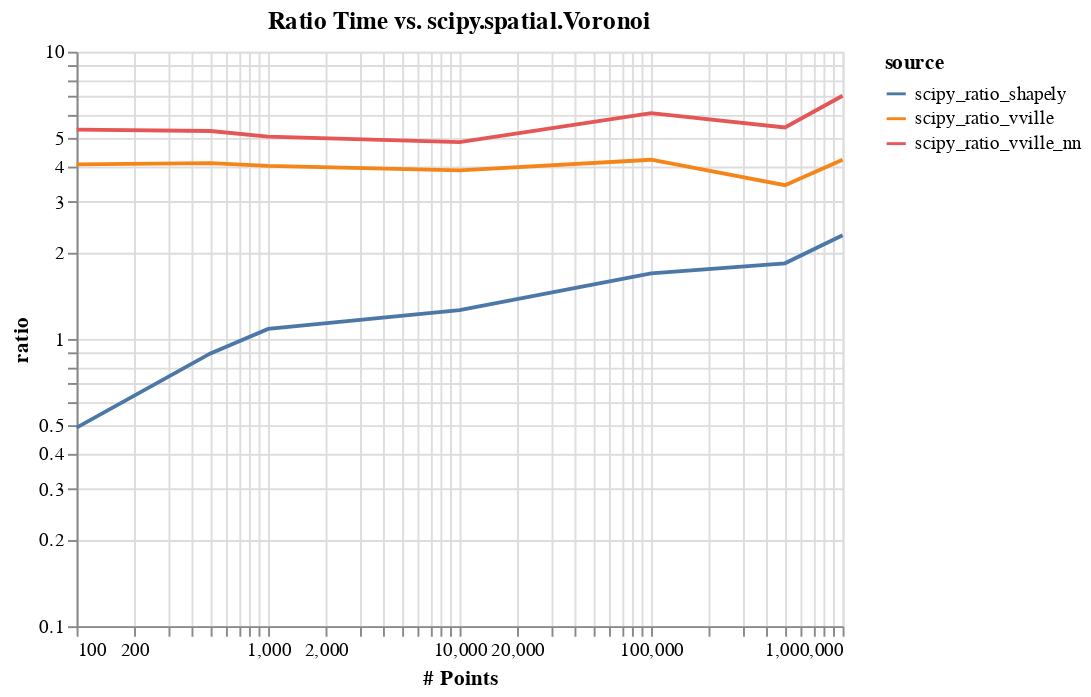

Write notebook code for a chart like this one.
### Code cell
alt.Chart(
    ratio_data, title="Ratio Time vs. scipy.spatial.Voronoi"
).mark_line().encode(
    x=alt.X("size", title="# Points", scale=alt.Scale(type="log")),
    y=alt.Y("ratio", scale=alt.Scale(type="log")),
    color="source",
)

### Figure 1 — Vega-Lite specification as saved in the notebook (floating-point values rounded to 4 significant figures)
{"config": {"view": {"continuousWidth": 400, "continuousHeight": 300}}, "data": {"name": "data-b455847389e5a41f7fbc33769b58bb81"}, "mark": "line", "encoding": {"color": {"field": "source", "type": "nominal"}, "x": {"field": "size", "scale": {"type": "log"}, "title": "# Points", "type": "quantitative"}, "y": {"field": "ratio", "scale": {"type": "log"}, "type": "quantitative"}}, "title": "Ratio Time vs. scipy.spatial.Voronoi", "$schema": "https://vega.github.io/schema/vega-lite/v4.17.0.json", "datasets": {"data-b455847389e5a41f7fbc33769b58bb81": [{"size": 100, "source": "scipy_ratio_shapely", "ratio": 0.4913}, {"size": 100, "source": "scipy_ratio_vville", "ratio": 4.052}, {"size": 100, "source": "scipy_ratio_vville_nn", "ratio": 5.357}, {"size": 500, "source": "scipy_ratio_shapely", "ratio": 0.8905}, {"size": 500, "source": "scipy_ratio_vville", "ratio": 4.094}, {"size": 500, "source": "scipy_ratio_vville_nn", "ratio": 5.297}, {"size": 1000, "source": "scipy_ratio_shapely", "ratio": 1.084}, {"size": 1000, "source": "scipy_ratio_vville", "ratio": 4.003}, {"size": 1000, "source": "scipy_ratio_vville_nn", "ratio": 5.061}, {"size": 10000, "source": "scipy_ratio_shapely", "ratio": 1.259}, {"size": 10000, "source": "scipy_ratio_vville", "ratio": 3.861}, {"size": 10000, "source": "scipy_ratio_vville_nn", "ratio": 4.843}, {"size": 100000, "source": "scipy_ratio_shapely", "ratio": 1.691}, {"size": 100000, "source": "scipy_ratio_vville", "ratio": 4.207}, {"size": 100000, "source": "scipy_ratio_vville_nn", "ratio": 6.115}, {"size": 500000, "source": "scipy_ratio_shapely", "ratio": 1.833}, {"size": 500000, "source": "scipy_ratio_vville", "ratio": 3.429}, {"size": 500000, "source": "scipy_ratio_vville_nn", "ratio": 5.446}, {"size": 1000000, "source": "scipy_ratio_shapely", "ratio": 2.295}, {"size": 1000000, "source": "scipy_ratio_vville", "ratio": 4.202}, {"size": 1000000, "source": "scipy_ratio_vville_nn", "ratio": 7.027}]}}
